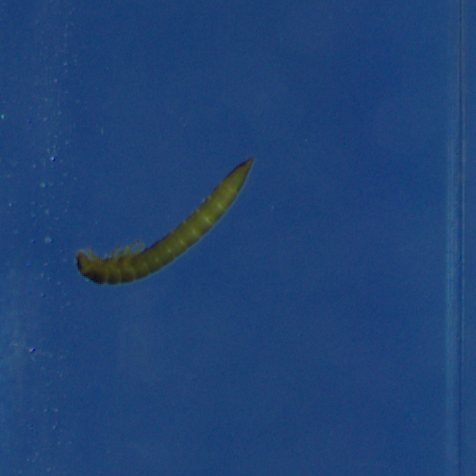
#> input picture Assets/Insects/1_Limniu 2021_1_2021_06_02-13-08-37-958.PNG, 476 x 476 px
$ python explore_colors.py
#> lines starting #> are read from the running program, lines starting #| are printed output that depends on the picture
from PIL import Image
image = Image.open('Assets/Insects/1_Limniu 2021_1_2021_06_02-13-08-37-958.PNG')
#> image is the input picture: PIL image 476x476 RGB; mean R, G, B 31.9, 67, 116.8
# get one pixel
# print(image.getpixel((0,0)))
# # grayscale images
red_grayscale_image = image.getchannel('R')
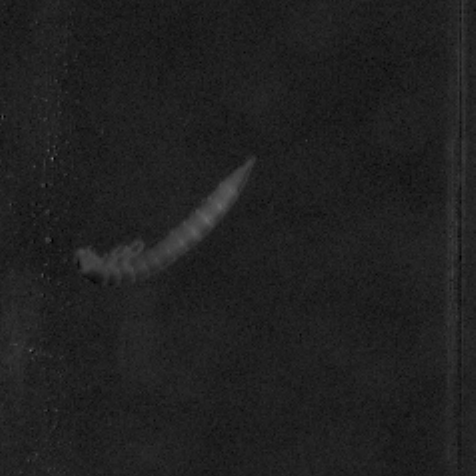
#> red_grayscale_image: PIL image 476x476 L; min 0, max 123, mean 31.9
blue_grayscale_image = image.getchannel('B')
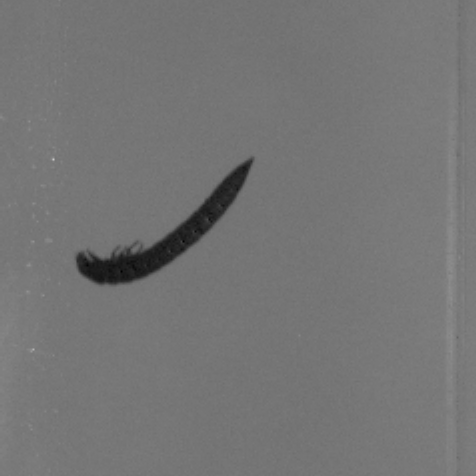
#> blue_grayscale_image: PIL image 476x476 L; min 0, max 200, mean 116.8
red_grayscale_image.show()
blue_grayscale_image.show()
# change the pixel color
image.putpixel((0,0), (255,0,255))
image.show()
# explore
print(image.getpixel((0,0)))
#| (255, 0, 255)
for x in range(image.size[0]):
    for y in range(image.size[1]):
        if image.getpixel((x,y))[0] == 0:
            image.putpixel((x,y), (200,20,20))
image.show()

$ run again, with Assets/Insects/1_Gammar 2021_1_2021_06_03-13-19-23-879.PNG copied over Assets/Insects/1_Limniu 2021_1_2021_06_02-13-08-37-958.PNG
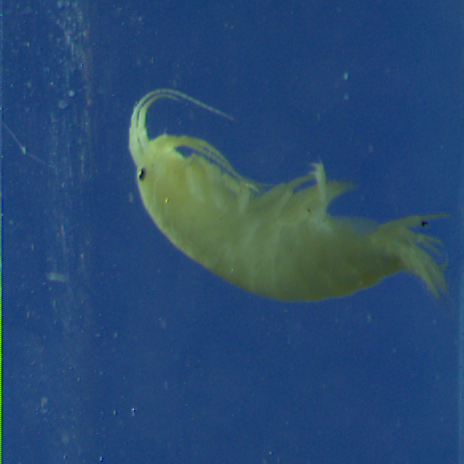
#> input picture Assets/Insects/1_Gammar 2021_1_2021_06_03-13-19-23-879.PNG, 464 x 464 px
#> image is the input picture: PIL image 464x464 RGB; mean R, G, B 40.7, 74.5, 113.3
#> `red_grayscale_image = image.getchannel('R')`:
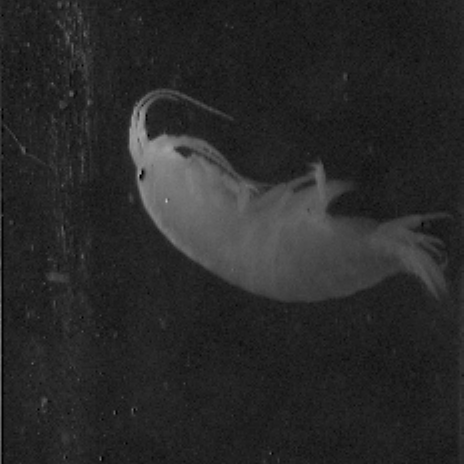
#> red_grayscale_image: PIL image 464x464 L; min 0, max 196, mean 40.7
#> `blue_grayscale_image = image.getchannel('B')`:
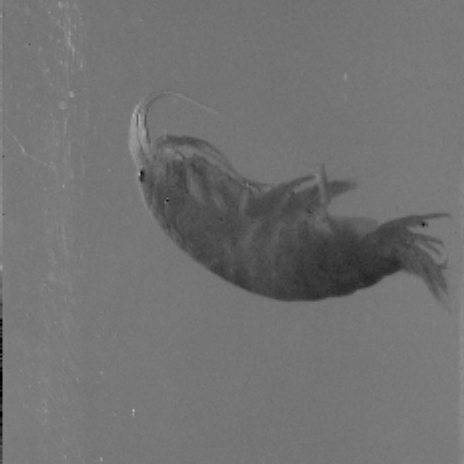
#> blue_grayscale_image: PIL image 464x464 L; min 0, max 194, mean 113.3
#| (255, 0, 255)
